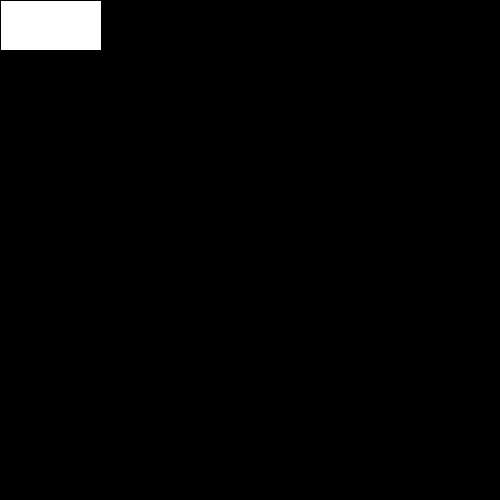
Frame 1 (no input)
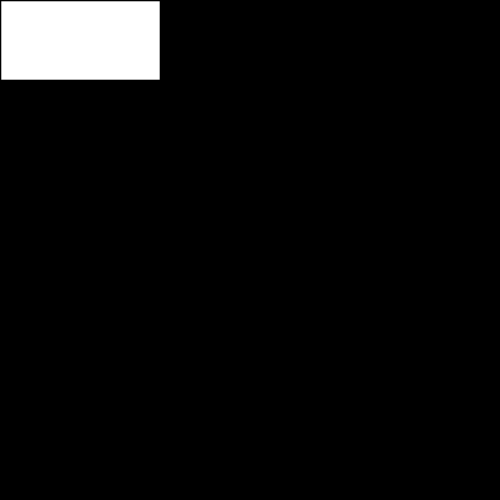
Frame 60 (the mouse pressed at the canvas centre just before this capture)
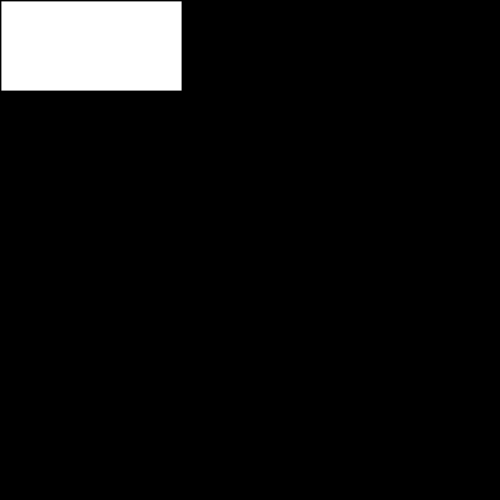
Frame 120 (the mouse held since frame 60 and released just before this capture)

The Processing sketch that drew these frames (run headless with seeded random() and noise(); from frame 60 on, the mouse is pressed at the canvas centre):

// Processing sketch: processing_129591
// ── processing_129591.pde

float timer = 0.0;
float myscale = 1;
float myscaleSpeed = 0.01;
float myRotation = 0;

void setup()
{
  size(500,500);
  frameRate(30);
}

void draw()
{
  background(0);
  
  timer = timer + (1.0 / 30.0);
  println(timer);
  myscale = myscale + myscaleSpeed;
  myRotation = myRotation + 0.01;
  
  if (myscale >= 2)
  {
    myscaleSpeed = - 0.01;
  }
 
  if (myscale < 1)
  {
    myscaleSpeed = 0.01;
  }
  
  if (timer >= 0.0 && timer < 13.0)
  {
    pushMatrix();
    scale(myscale);
    rect(0,0,100,50);
    popMatrix();
  }
  else if (timer >= 14.0 && timer < 15.0)
  {
    ellipse(200,200,200,200);
  }
  else if (timer > 16.0 && timer < 17.0)
  {
    triangle(100,400,100,350,200,350);
  }
  else if (timer > 17.0 &&  timer < 25.0)
  {
    translate(250,250);
    rotate(myRotation);
    rectMode(CENTER);
    rect(0,0,100,100);
  }
  else
  {
    background(0,255,0);
  }
}
